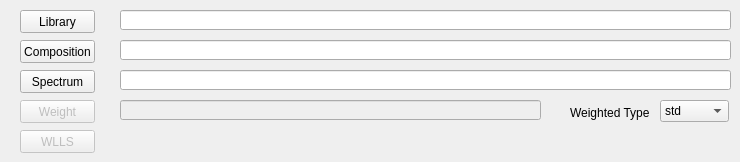
          <widget class="QWidget" name="tab_6">
           <attribute name="title">
            <string>WLLS</string>
           </attribute>
           <widget class="QPushButton" name="pbt_fsa_wlls_lib">
            <property name="geometry">
             <rect>
              <x>20</x>
              <y>10</y>
              <width>75</width>
              <height>23</height>
             </rect>
            </property>
            <property name="text">
             <string>Library</string>
            </property>
           </widget>
           <widget class="QLineEdit" name="let_fsa_wlls_lib">
            <property name="geometry">
             <rect>
              <x>120</x>
              <y>10</y>
              <width>611</width>
              <height>20</height>
             </rect>
            </property>
           </widget>
           <widget class="QLineEdit" name="let_fsa_wlls_cont">
            <property name="geometry">
             <rect>
              <x>120</x>
              <y>40</y>
              <width>611</width>
              <height>20</height>
             </rect>
            </property>
           </widget>
           <widget class="QPushButton" name="pbt_fsa_wlls_cont">
            <property name="geometry">
             <rect>
              <x>20</x>
              <y>40</y>
              <width>75</width>
              <height>23</height>
             </rect>
            </property>
            <property name="text">
             <string>Composition</string>
            </property>
           </widget>
           <widget class="QLineEdit" name="let_fsa_wlls_spe">
            <property name="geometry">
             <rect>
              <x>120</x>
              <y>70</y>
              <width>611</width>
              <height>20</height>
             </rect>
            </property>
           </widget>
           <widget class="QPushButton" name="pbt_fsa_wlls_spe">
            <property name="geometry">
             <rect>
              <x>20</x>
              <y>70</y>
              <width>75</width>
              <height>23</height>
             </rect>
            </property>
            <property name="text">
             <string>Spectrum</string>
            </property>
           </widget>
           <widget class="QLineEdit" name="let_fsa_wlls_weight">
            <property name="enabled">
             <bool>false</bool>
            </property>
            <property name="geometry">
             <rect>
              <x>120</x>
              <y>100</y>
              <width>421</width>
              <height>20</height>
             </rect>
            </property>
           </widget>
           <widget class="QPushButton" name="pbt_fsa_wlls_w">
            <property name="enabled">
             <bool>false</bool>
            </property>
            <property name="geometry">
             <rect>
              <x>20</x>
              <y>100</y>
              <width>75</width>
              <height>23</height>
             </rect>
            </property>
            <property name="text">
             <string>Weight</string>
            </property>
           </widget>
           <widget class="QPushButton" name="pbt_fsa_wlls_solve">
            <property name="enabled">
             <bool>false</bool>
            </property>
            <property name="geometry">
             <rect>
              <x>20</x>
              <y>130</y>
              <width>75</width>
              <height>23</height>
             </rect>
            </property>
            <property name="text">
             <string>WLLS</string>
            </property>
           </widget>
           <widget class="QComboBox" name="cbx_fsa_wlls_type">
            <property name="geometry">
             <rect>
              <x>660</x>
              <y>100</y>
              <width>69</width>
              <height>22</height>
             </rect>
            </property>
            <item>
             <property name="text">
              <string>std</string>
             </property>
            </item>
            <item>
             <property name="text">
              <string>else</string>
             </property>
            </item>
           </widget>
           <widget class="QLabel" name="label_52">
            <property name="geometry">
             <rect>
              <x>570</x>
              <y>105</y>
              <width>81</width>
              <height>16</height>
             </rect>
            </property>
            <property name="text">
             <string>Weighted Type</string>
            </property>
           </widget>
          </widget>
